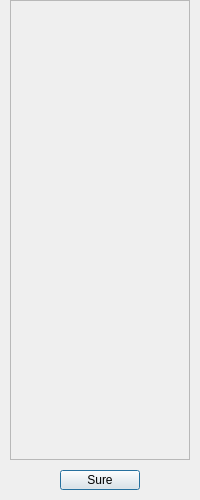
<?xml version="1.0" encoding="UTF-8"?>
<ui version="4.0">
 <class>Result_setting_dialog</class>
 <widget class="QDialog" name="Result_setting_dialog">
  <property name="geometry">
   <rect>
    <x>0</x>
    <y>0</y>
    <width>200</width>
    <height>500</height>
   </rect>
  </property>
  <property name="windowTitle">
   <string>Dialog</string>
  </property>
  <widget class="QScrollArea" name="scrollArea">
   <property name="geometry">
    <rect>
     <x>10</x>
     <y>0</y>
     <width>180</width>
     <height>460</height>
    </rect>
   </property>
   <property name="widgetResizable">
    <bool>true</bool>
   </property>
   <widget class="QWidget" name="scrollAreaWidgetContents">
    <property name="geometry">
     <rect>
      <x>0</x>
      <y>0</y>
      <width>178</width>
      <height>458</height>
     </rect>
    </property>
   </widget>
  </widget>
  <widget class="QPushButton" name="sureBtn">
   <property name="geometry">
    <rect>
     <x>60</x>
     <y>470</y>
     <width>80</width>
     <height>20</height>
    </rect>
   </property>
   <property name="text">
    <string>Sure</string>
   </property>
  </widget>
 </widget>
 <resources/>
 <connections/>
</ui>
